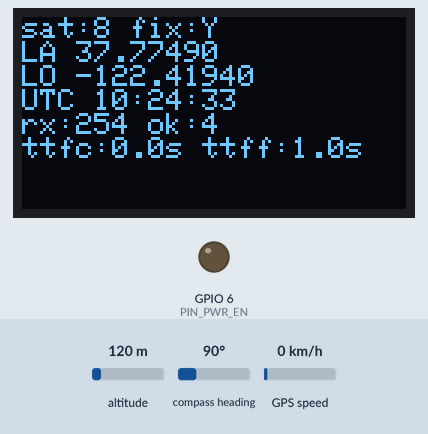
Recording of a sketch running on a simulated ESP32-C3. Shown: 128×64 one-colour display, output pins drawn as LEDs (lit = HIGH). The test bench sets the inputs (shaded band); at power-on: altitude 120 m, compass heading 90°, GPS speed 0 km/h. The GPS gets a fix after 3 s at 37.7749, -122.4194 with 8 satellites; what the sketch prints to the serial monitor is not drawn.

Above: at 3.2 s.
3.3 s: altitude set to 20 m
At 4.9 s:
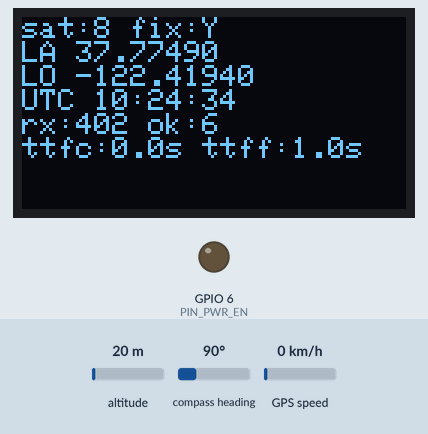
6.6 s: compass heading set to 7°
At 7.9 s:
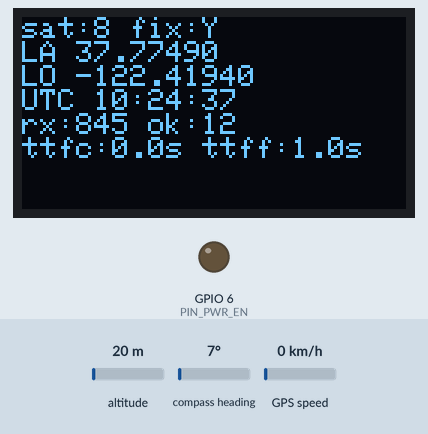
9.6 s: GPS speed set to 30 km/h
At 10.7 s:
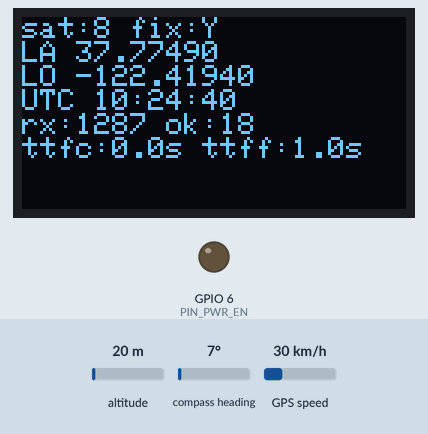
12.6 s: altitude set to 250 m
At 13.5 s:
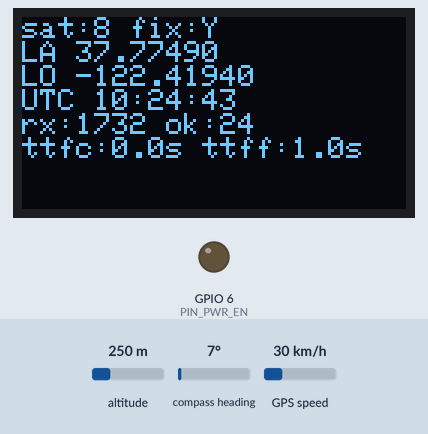
15.6 s: compass heading set to 90°
At 16.9 s:
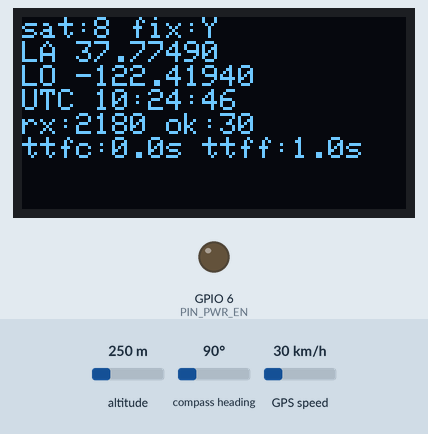
Timing chart, 0 to 18.6 s (numbered marks = the images above; inputs shaded):
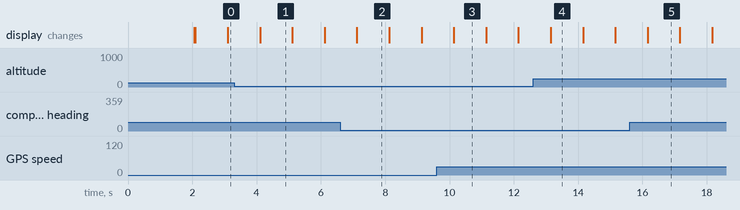

Measured:
- what the display in image 1 shows lasts 1.0 s, from 4.1 s to 5.1 s

The sketch:

04_gps_l80r_test.ino
```cpp
// ESP32-C3 mini + GPS L80-R (Quectel) + (선택) OLED
// GPS UART (9600 8N1, NMEA):
//   ESP RX = GPIO21  <- GPS TX
//   ESP TX = GPIO20  -> GPS RX
//   (배선 반대면 PIN_GPS_RX/TX 스왑)
// 전원제어 D6 (GPIO6): LOW=ON, HIGH=OFF. 시작시 LOW 줘서 GPS 켬.
//
// OLED 는 선택 — 미장착이면 Serial Monitor (115200) 만으로 디버그 가능.
// NMEA_ECHO 활성화하면 raw NMEA sentence 도 그대로 시리얼에 흘림.
//
// 라이브러리: TinyGPSPlus

#include <Wire.h>
#include <Adafruit_GFX.h>
#include <Adafruit_SSD1306.h>
#include <TinyGPSPlus.h>
#include <HardwareSerial.h>

#define PIN_SDA        8
#define PIN_SCL        9
#define OLED_ADDR      0x3C

#define PIN_PWR_EN     6      // GPS+LTE 전원 (LOW=ON)
#define PIN_GPS_RX    20      // ESP가 받는 쪽 (GPS TX -> ESP RX)
#define PIN_GPS_TX    21      // ESP가 보내는 쪽 (ESP TX -> GPS RX)
#define GPS_BAUD      9600

// 디버그 옵션 — 시리얼로 raw NMEA 까지 보고 싶을 때 1
#define NMEA_ECHO      0

Adafruit_SSD1306 display(128, 64, &Wire, -1);
bool oledOk = false;
TinyGPSPlus      gps;
HardwareSerial   gpsSerial(1);   // UART1

uint32_t bootMs       = 0;
uint32_t firstCharMs  = 0;
uint32_t firstFixMs   = 0;
uint32_t charsRx      = 0;
uint32_t sentencesOk  = 0;

void setup() {
  Serial.begin(115200);
  delay(2000);   // USB CDC 준비 대기
  Serial.println();
  Serial.println(F("=== 04 GPS L80-R standalone test ==="));
  Serial.printf("GPS UART: RX=GPIO%d  TX=GPIO%d  baud=%lu\n",
                PIN_GPS_RX, PIN_GPS_TX, (unsigned long)GPS_BAUD);
  Serial.printf("PWR_EN=GPIO%d (LOW=ON)\n", PIN_PWR_EN);

  // GPS 전원 ON
  pinMode(PIN_PWR_EN, OUTPUT);
  digitalWrite(PIN_PWR_EN, LOW);

  // OLED 선택 — I2C 응답 없으면 그냥 시리얼 단독으로 진행.
  Wire.begin(PIN_SDA, PIN_SCL);
  Wire.setClock(400000);
  Wire.beginTransmission(OLED_ADDR);
  if (Wire.endTransmission() == 0) {
    oledOk = display.begin(SSD1306_SWITCHCAPVCC, OLED_ADDR);
  }
  Serial.printf("OLED@0x%02X: %s\n", OLED_ADDR, oledOk ? "OK" : "absent (serial-only)");
  if (oledOk) {
    display.clearDisplay();
    display.setTextColor(SSD1306_WHITE);
    display.setTextSize(1);
    display.setCursor(0, 0);
    display.println(F("GPS L80-R warm up"));
    display.println(F("waiting NMEA..."));
    display.display();
  }

  gpsSerial.begin(GPS_BAUD, SERIAL_8N1, PIN_GPS_RX, PIN_GPS_TX);
  bootMs = millis();
  Serial.println(F("waiting NMEA..."));
}

void drawStatus() {
  if (!oledOk) return;
  display.clearDisplay();
  display.setCursor(0, 0);

  display.print(F("sat:"));
  display.print(gps.satellites.value());
  display.print(F(" fix:"));
  display.println(gps.location.isValid() ? F("Y") : F("N"));

  if (gps.location.isValid()) {
    display.print(F("LA "));
    display.println(gps.location.lat(), 5);
    display.print(F("LO "));
    display.println(gps.location.lng(), 5);
  } else {
    display.println(F("no fix"));
    display.println();
  }

  if (gps.time.isValid()) {
    display.print(F("UTC "));
    if (gps.time.hour() < 10) display.print('0');
    display.print(gps.time.hour());
    display.print(':');
    if (gps.time.minute() < 10) display.print('0');
    display.print(gps.time.minute());
    display.print(':');
    if (gps.time.second() < 10) display.print('0');
    display.println(gps.time.second());
  } else {
    display.println(F("UTC --:--:--"));
  }

  display.print(F("rx:"));
  display.print(charsRx);
  display.print(F(" ok:"));
  display.println(sentencesOk);

  display.print(F("ttfc:"));
  if (firstCharMs) {
    display.print((firstCharMs - bootMs) / 1000.0f, 1);
    display.print('s');
  } else {
    display.print('-');
  }
  display.print(F(" ttff:"));
  if (firstFixMs) {
    display.print((firstFixMs - bootMs) / 1000.0f, 1);
    display.print('s');
  } else {
    display.print('-');
  }

  display.display();
}

void loop() {
  while (gpsSerial.available()) {
    char c = gpsSerial.read();
    if (!firstCharMs) {
      firstCharMs = millis();
      Serial.printf("[+%.1fs] first NMEA char received\n",
                    (firstCharMs - bootMs) / 1000.0f);
    }
    #if NMEA_ECHO
    Serial.write(c);
    #endif
    charsRx++;
    if (gps.encode(c)) {
      sentencesOk++;
      if (!firstFixMs && gps.location.isValid()) {
        firstFixMs = millis();
        Serial.printf("[+%.1fs] *** FIRST FIX ***\n",
                      (firstFixMs - bootMs) / 1000.0f);
      }
    }
  }

  // OLED 갱신 250ms
  static uint32_t lastDraw = 0;
  if (millis() - lastDraw > 250) {
    lastDraw = millis();
    drawStatus();
  }

  // 시리얼 1초 한 줄 — OLED 없어도 좌표 / 위성 / TTFC / TTFF 확인 가능.
  static uint32_t lastLog = 0;
  uint32_t now = millis();
  if (now - lastLog >= 1000) {
    lastLog = now;
    const bool fix = gps.location.isValid();
    Serial.printf("[%lus] sat=%lu fix=%c lat=%.6f lng=%.6f alt=%.1fm hdop=%.1f rx=%lu ok=%lu",
                  now / 1000UL,
                  (unsigned long)gps.satellites.value(),
                  fix ? 'Y' : 'N',
                  fix ? gps.location.lat() : 0.0,
                  fix ? gps.location.lng() : 0.0,
                  gps.altitude.isValid() ? gps.altitude.meters() : 0.0,
                  gps.hdop.isValid() ? gps.hdop.hdop() : 0.0,
                  (unsigned long)charsRx,
                  (unsigned long)sentencesOk);
    if (gps.time.isValid() && gps.date.isValid()) {
      Serial.printf(" UTC=%04u-%02u-%02u %02u:%02u:%02u",
                    gps.date.year(), gps.date.month(), gps.date.day(),
                    gps.time.hour(), gps.time.minute(), gps.time.second());
    }
    Serial.printf(" ttfc=%s ttff=%s\n",
                  firstCharMs ? String((firstCharMs - bootMs) / 1000.0f, 1).c_str() : "-",
                  firstFixMs  ? String((firstFixMs  - bootMs) / 1000.0f, 1).c_str() : "-");
  }
}
```
